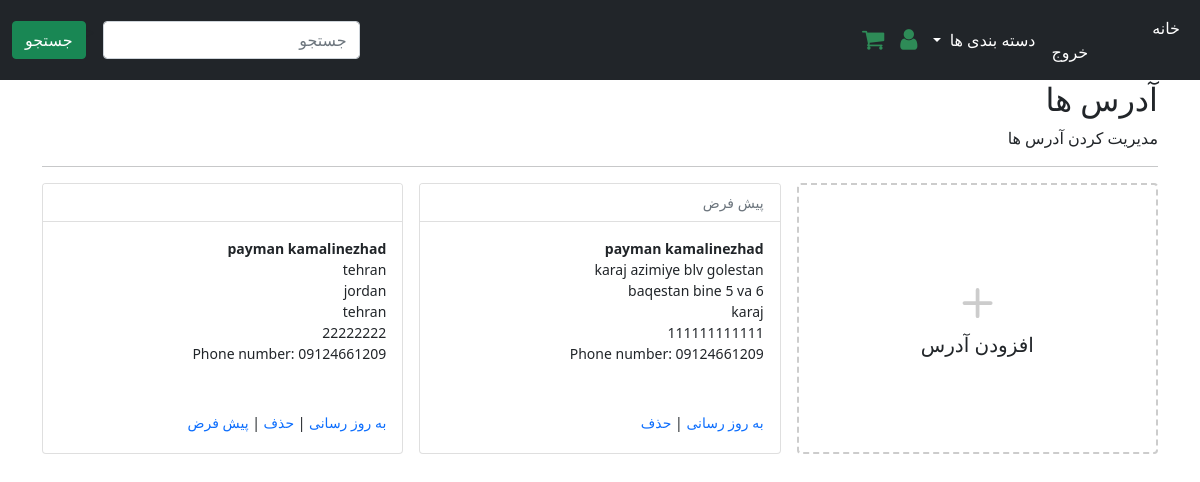
Page /account/addresses/ (signed in) on the earlier database version.
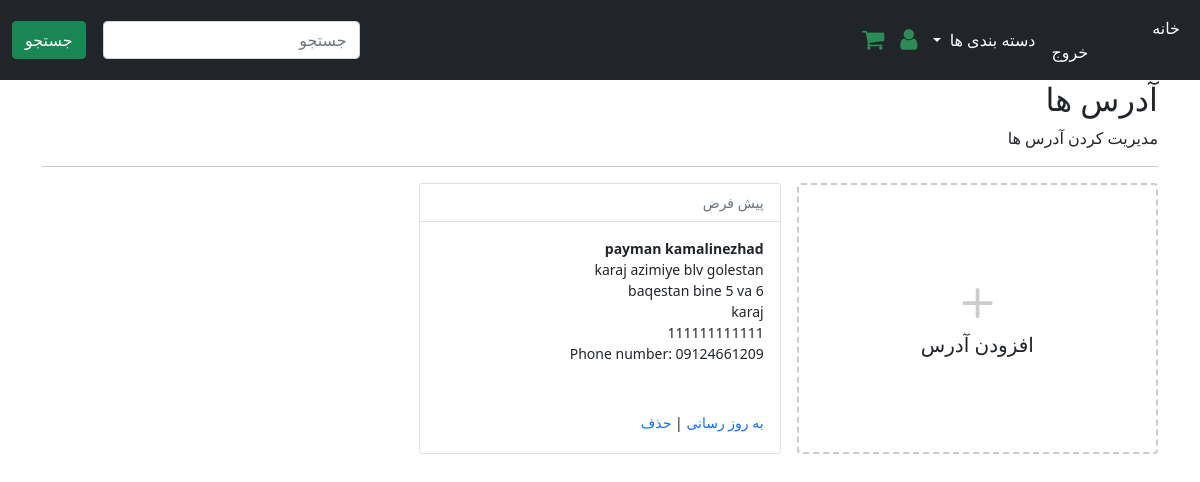
Same page on the later database version.
### User/models.py (models this page shows, shortened)
class Address(models.Model):
    id = models.UUIDField(primary_key=True, default=uuid.uuid4, editable=False)
    customer = models.ForeignKey(UserBase, verbose_name=_("Customer"), on_delete=models.CASCADE)
    full_name = models.CharField(_("Full Name"), max_length=150)
    phone = models.CharField(_("Phone Number"), max_length=50)
    postcode = models.CharField(_("Postcode"), max_length=50)
    address_line = models.CharField(_("Address Line 1"), max_length=255)
    address_line2 = models.CharField(_("Address Line 2"), max_length=255)
    town_city = models.CharField(_("Town/City/State"), max_length=150)
    created_at = models.DateTimeField(_("Created at"), auto_now_add=True)
    updated_at = models.DateTimeField(_("Updated at"), auto_now=True)
    default = models.BooleanField(_("Default"), default=False)
    class Meta:
        verbose_name = "آدرس "
        verbose_name_plural = "آدرس ها"

### User/views.py (the view)
# urls.py: path("addresses/", views.view_address, name="addresses"),
@login_required
def view_address(request):
    addresses = Address.objects.filter(customer=request.user)
    return render(request, "addresses.html", {"addresses": addresses})

### Basket/models.py (called while the page is built)
def basket(request):
    return {'basket': Basket(request)}

    def __len__(self):
        return sum(item['qty'] for item in self.basket.values())

### Product/models.py (called while the page is built)
    def get_absolute_url(self):
        return reverse('store:category_list', args=[self.slug])

### Product/views.py (called while the page is built)
def categories(request):
    return {
        'categories': Categories.objects.all()
    }

### templates/addresses.html (shortened to what this page needs)
{% extends "sub_base.html" %}
{% block sub_content %}
<h1 class="h2">آدرس ها</h1>
<div>مدیریت کردن آدرس ها</div>
<hr />
<div class="container px-0">
  <div class="row row-cols-1 row-cols-sm-2 row-cols-md-3 g-3">
    <div class="col">
      <a href="{% url "account:add_address" %}" class="text-reset text-decoration-none" role="button"
        style="max-width: 540px;">
        <div class="card mb-3 h-100" style="border: dashed 2px #ccc;">
          <div class="row g-0 h-100">
            <div class="col-12" style="min-height:100px">
              <div class="card-body text-center position-absolute top-50 start-50 translate-middle">
                <svg style="color:#ccc;" xmlns="http://www.w3.org/2000/svg" width="60" height="60" fill="currentColor"
                  class="bi bi-plus" viewBox="0 0 16 16">
                  <path
                    d="M8 4a.5.5 0 0 1 .5.5v3h3a.5.5 0 0 1 0 1h-3v3a.5.5 0 0 1-1 0v-3h-3a.5.5 0 0 1 0-1h3v-3A.5.5 0 0 1 8 4z"></path>
                </svg>
                <h1 class="h5">افزودن آدرس</h1>
              </div>
            </div>
          </div>
        </div>
      </a>
    </div>
    {% for address in addresses %}
    <div class="col">
      <div class="card pb-3">
        <div class="card-header bg-white small text-muted">
          {% if address.default %}
            پیش فرض
          {% endif %}
        </div>
        <div class="card-body small pb-1">
          <p class="card-text m-0 fw-bold">{{address.full_name}}</p>
          <p class="card-text m-0">{{address.address_line}}</p>
          <p class="card-text m-0">{{address.address_line2}}</p>
          <p class="card-text m-0">{{address.town_city}}</p>
          <p class="card-text m-0">{{address.postcode}}</p>
          <p class="card-text m-0">Phone number: {{address.phone}}</p>
          <div class="pt-5">
            <a href="{% url 'account:edit_address' address.id %}" class="text-decoration-none">به روز رسانی</a>
            |
            <a href="{% url 'account:delete_address' address.id %}" class="text-decoration-none">حذف</a>
            {% if not address.default %}
            | <a href="{% url 'account:set_default' address.id %}" class="text-decoration-none">پیش فرض</a>
            {% endif %}
          </div>
        </div>
      </div>
    </div>
    {% endfor %}
  </div>
</div>
{% endblock %}

Differences in the rows shown:
removed Address: full_name "payman kamalinezhad", address_line "tehran", address_line2 "jordan", town_city "tehran", postcode "22222222", phone "09124661209", default "پیش فرض"
